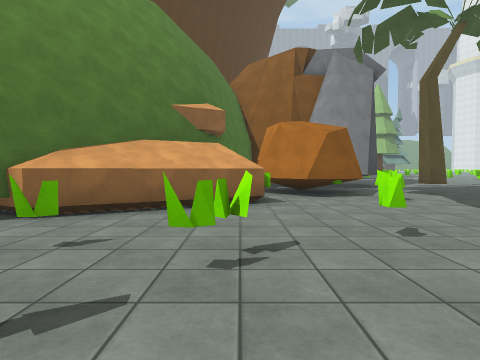
View 1 (above)

24 first-person views from a walk through a Unity game level. The camera is 1.3 m above the floor, tilts 2° down and sees 75° across. The floor is counted in squares, 2 m on a side. Each view is taken from the middle of a square. On the plan, view 1 faces up. The plan holds only what a view shows up to about 10 squares ahead; the rest is blank. The place goes on beyond the plan. The player character is not drawn. Surface patterns are stand-ins for the level's own textures.

View 2
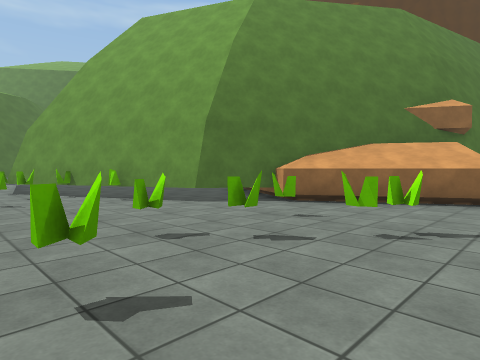

View 3
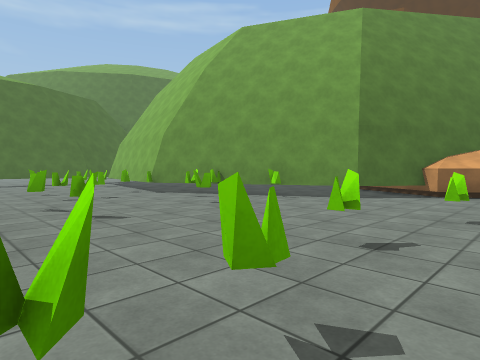

View 4
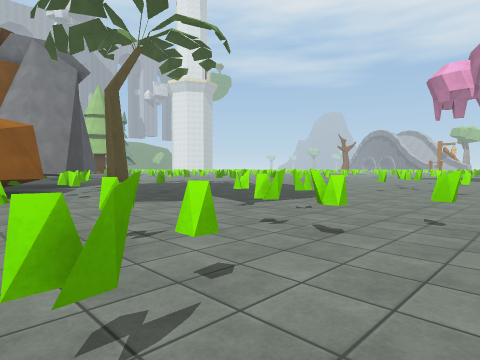

View 5
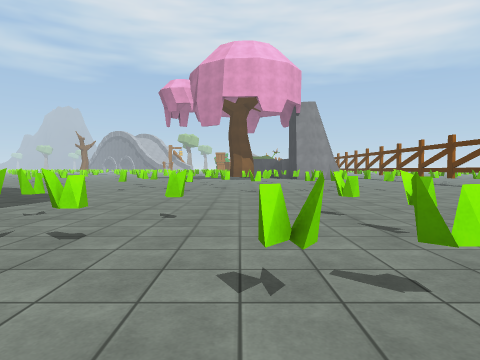

View 6
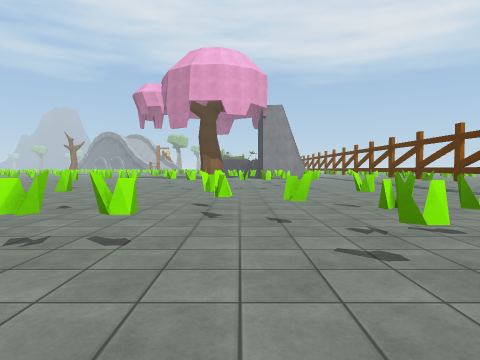

View 7
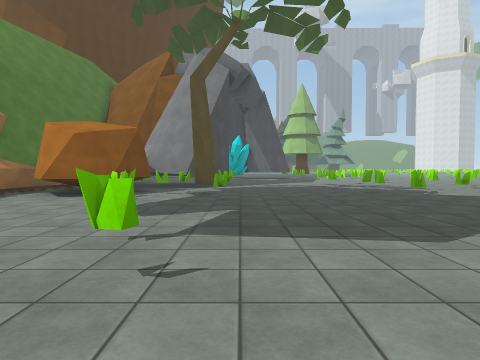

View 8
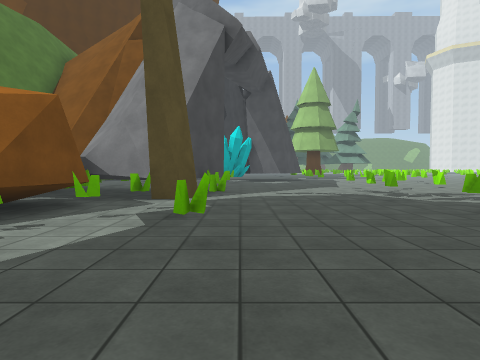

View 9
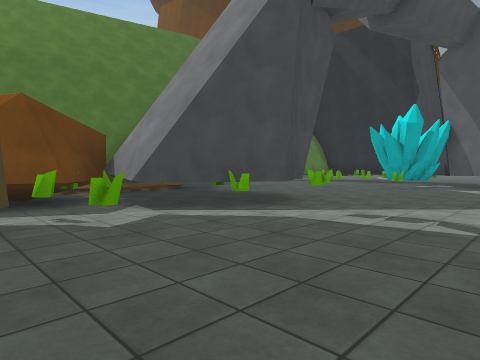

View 10
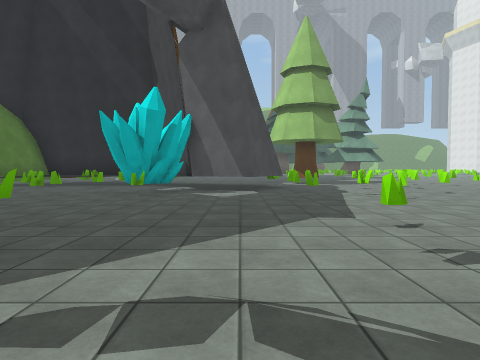

View 11
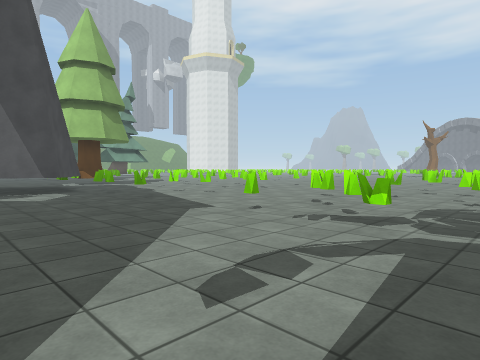

View 12
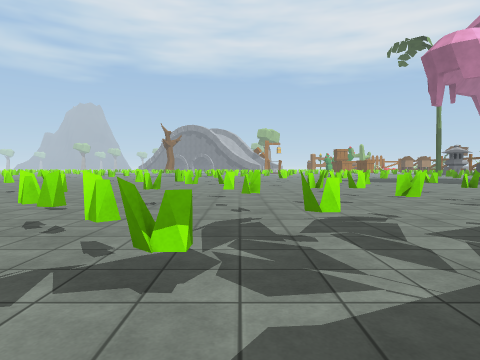

View 13
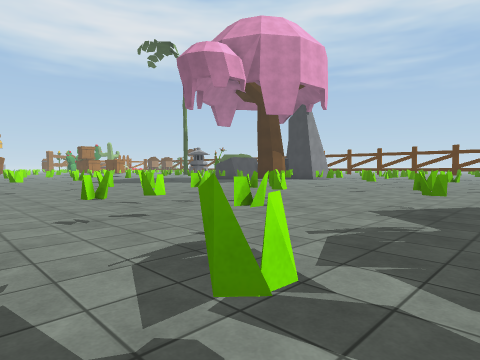

View 14
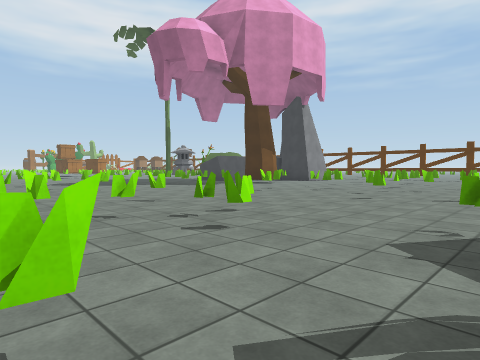

View 15
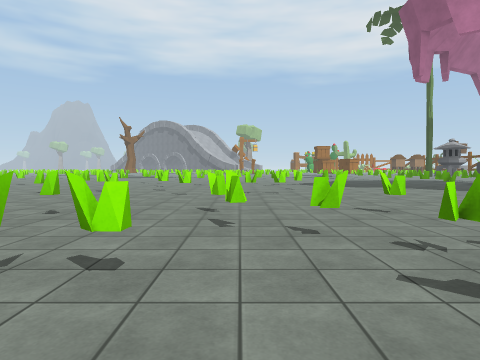

View 16
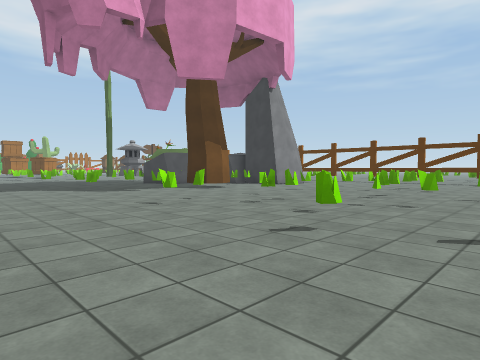

View 17
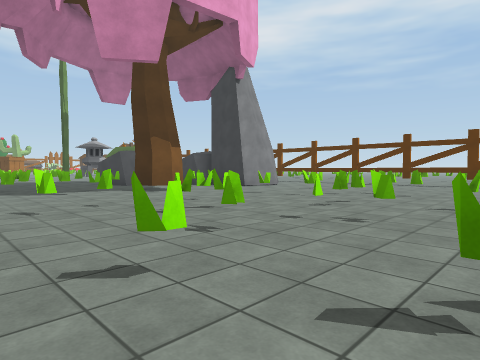

View 18
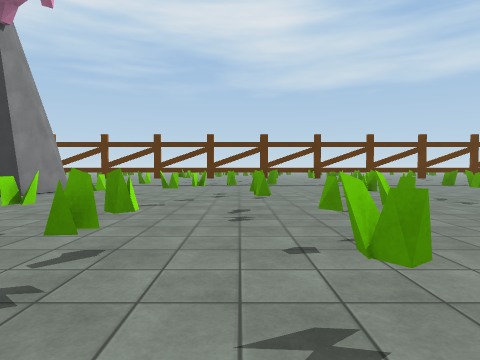

View 19
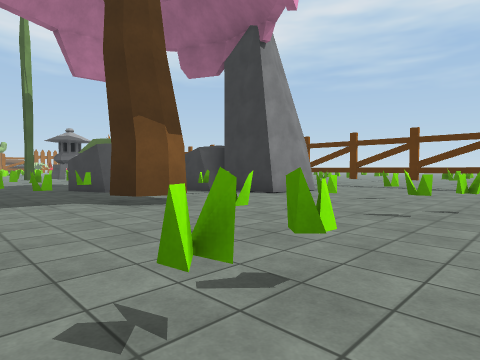

View 20
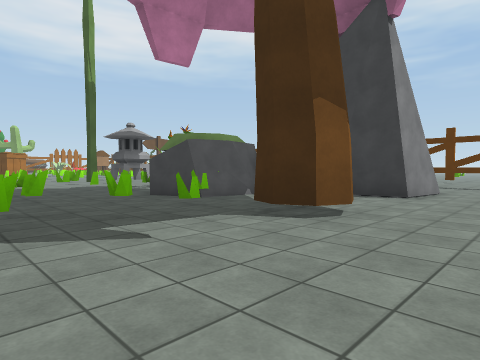

View 21
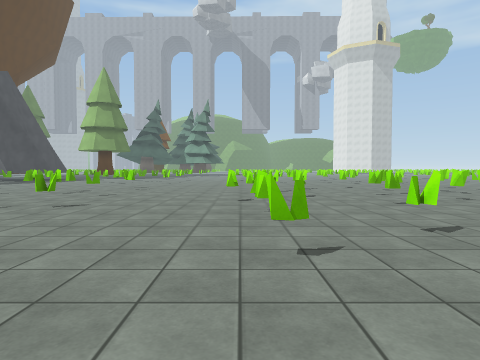

View 22
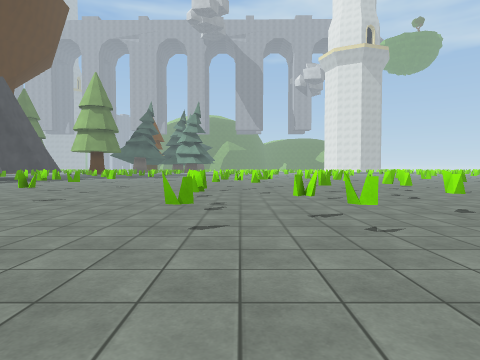

View 23
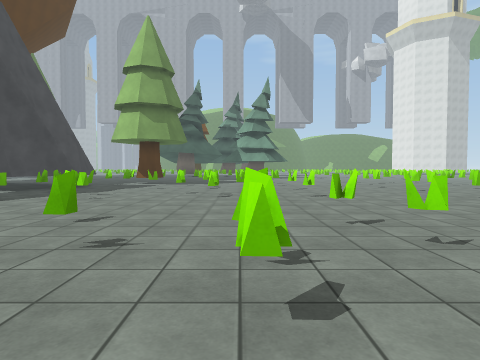

View 24
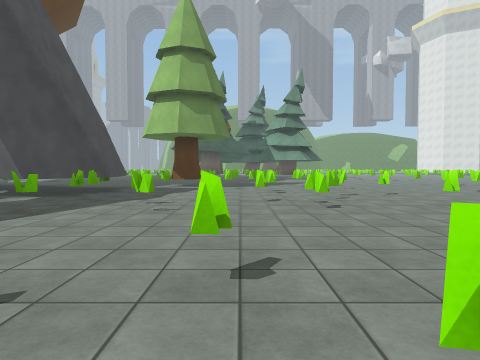

### Floor plan
Key: @ floor where view 1 was taken; # wall or solid block; x gap in a wall; . floor; = window, fence, low wall or low ledge; ^ raised ledge; R rock; T palm tree; O other object.
Columns run from 12 left of view 1 to 22 right of it. Each row starts with its distance up from view 1.
 23                      #.# ... ....
 22                      #....#.....#
 21                 ###^ ##. ....#.....
 20                ###O.#.#.........#..
 19               ##.OO.......#.......
 18                #.......#.....#..#
 17                ..................
 16                 ................
 15                 ^#.......#..#......
 14                  #....##..#..#..#.#
 13             #    ^....#....#.....#.
 12             ##  ^#.......#.#....#..
 11             #####......#..........=
 10             # RR.....#..#.#.....#..
  9             #RRR#.#................
  8             #RRR#T....#..#.#....#..
  7             #.R#..#.......#..#....#
  6             #..........#........#.#
  5         ###^.......................
  4         ##.........................
  3       ###.#..#.........#..#........
  2      ##.....#.#.........#..........
  1   ####.....#....#......#....#.....#
  0 #..#..#.....@.#..#...... .#..#....#
 -1 ..........#....#......#.........##.
 -2 ..#.#.#..... ....#.......#.#..#..x.
 -3  .........#...........#..........#.
 -4        ...x. .###.....x...#.#.....R
 -5               .x.#....=....#..#..RR

Where each view was taken, in squares from view 1:
view 1: 0 up, 0 right, facing up
view 2: 1 down, 1 right, facing up-left
view 3: 4 down, 1 left, facing up-left
view 4: 1 down, 1 right, facing up-right
view 5: 1 down, 1 right, facing right
view 6: 3 down, 0 right, facing right
view 7: 0 up, 6 right, facing up
view 8: 4 up, 6 right, facing up
view 9: 8 up, 9 right, facing up-left
view 10: 11 up, 8 right, facing up
view 11: 11 up, 6 right, facing up-right
view 12: 12 up, 8 right, facing right
view 13: 12 up, 10 right, facing down-right
view 14: 10 up, 11 right, facing down-right
view 15: 9 up, 12 right, facing right
view 16: 6 up, 12 right, facing down-right
view 17: 4 up, 12 right, facing down-right
view 18: 3 up, 15 right, facing down
view 19: 2 up, 15 right, facing down-right
view 20: 3 up, 18 right, facing down-right
view 21: 4 up, 20 right, facing up
view 22: 3 up, 21 right, facing up
view 23: 11 up, 15 right, facing up
view 24: 13 up, 13 right, facing up
